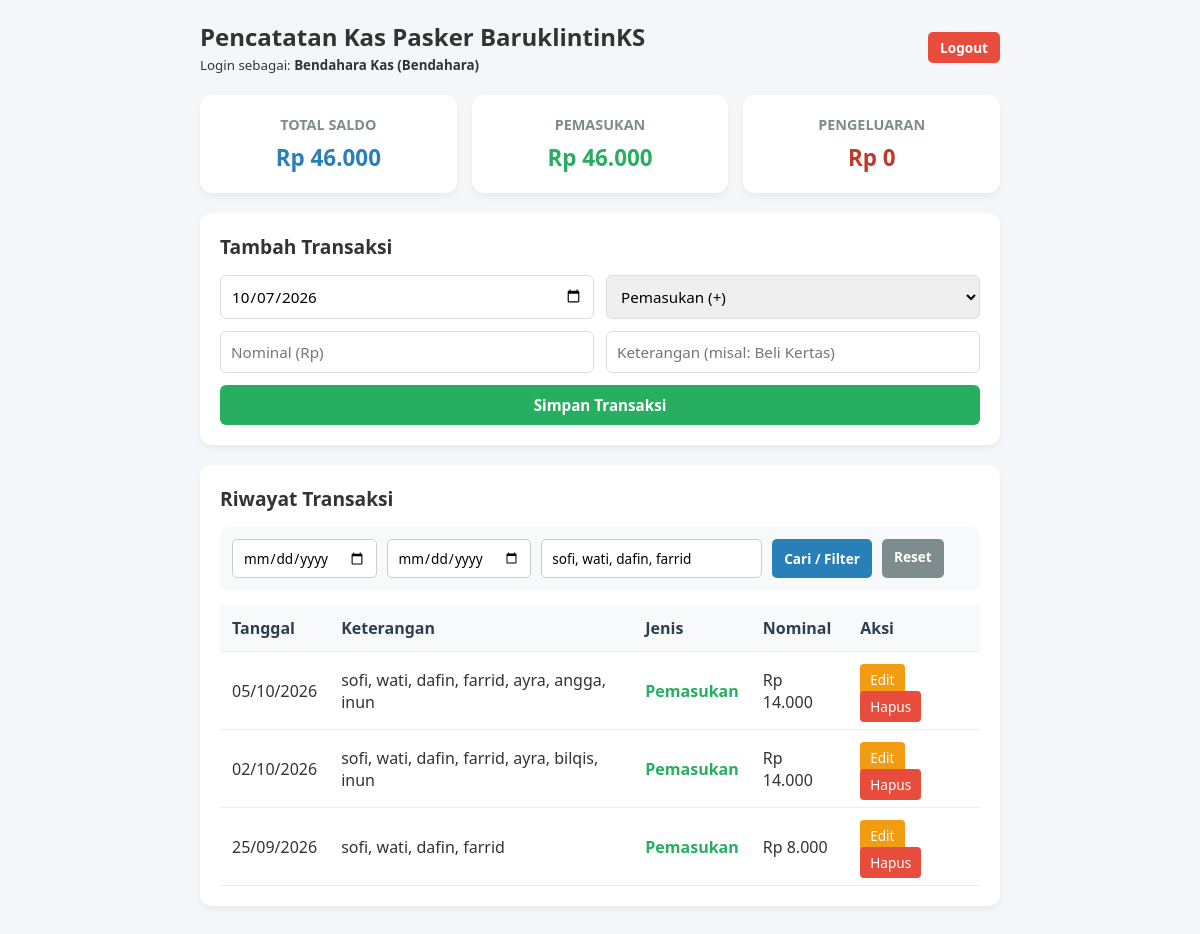
The page /index.php?keyword=sofi, wati, dafin, farrid (signed in) on the database its author committed.
### tables this page shows
CREATE TABLE `transaksi` (
  `id` int(11) NOT NULL,
  `tanggal` date NOT NULL,
  `jenis` enum('masuk','keluar') NOT NULL,
  `nominal` decimal(12,2) NOT NULL,
  `keterangan` text NOT NULL,
  `created_at` timestamp NOT NULL DEFAULT current_timestamp()
);

### index.php (the view, shortened to what this page needs)
<?php
include 'koneksi.php';
$role_user = $_SESSION['role'];
$where = [];
if (!empty($_GET['keyword'])) {
    $keyword = mysqli_real_escape_string($koneksi, $_GET['keyword']);
    $where[] = "keterangan LIKE '%$keyword%'";
}
$query_where = count($where) > 0 ? "WHERE " . implode(" AND ", $where) : "";
$query_masuk  = mysqli_query($koneksi, "SELECT SUM(nominal) AS total FROM transaksi WHERE jenis='masuk'");
$data_masuk   = mysqli_fetch_assoc($query_masuk);
$total_masuk  = $data_masuk['total'] ?? 0;
$query_keluar = mysqli_query($koneksi, "SELECT SUM(nominal) AS total FROM transaksi WHERE jenis='keluar'");
$data_keluar  = mysqli_fetch_assoc($query_keluar);
$total_keluar = $data_keluar['total'] ?? 0;
$total_saldo  = $total_masuk - $total_keluar;
$transaksi = mysqli_query($koneksi, "SELECT * FROM transaksi $query_where ORDER BY tanggal DESC, id DESC");
?>
<!DOCTYPE html>
<html lang="id">
<head>
</head>
<body>
    <div class="container">
        <div class="header">
            <div>
                <h1 style="font-size: 1.5rem;">Pencatatan Kas Pasker BaruklintinKS</h1>
                <small>Login sebagai: <b><?= $_SESSION['nama_lengkap']; ?> (<?= ucfirst($role_user); ?>)</b></small>
            </div>
            <a href="logout.php" class="btn-logout">Logout</a>
        </div>
        <div class="summary-box">
            <div class="card">
                <h3>TOTAL SALDO</h3>
                <p class="saldo">Rp <?= number_format($total_saldo, 0, ',', '.'); ?></p>
            </div>
            <div class="card">
                <h3>PEMASUKAN</h3>
                <p class="pemasukan">Rp <?= number_format($total_masuk, 0, ',', '.'); ?></p>
            </div>
            <div class="card">
                <h3>PENGELUARAN</h3>
                <p class="pengeluaran">Rp <?= number_format($total_keluar, 0, ',', '.'); ?></p>
            </div>
        </div>
        <?php if ($role_user == 'bendahara') : ?>
            <div class="content-box">
                <h2 style="margin-bottom: 15px; font-size: 1.2rem;">Tambah Transaksi</h2>
                <form action="" method="POST" class="form-input">
                    <input type="date" name="tanggal" value="<?= date('Y-m-d'); ?>" required>
                    <select name="jenis" required>
                        <option value="masuk">Pemasukan (+)</option>
                    </select>
                    <input type="number" name="nominal" placeholder="Nominal (Rp)" required>
                    <input type="text" name="keterangan" placeholder="Keterangan (misal: Beli Kertas)" required>
                    <button type="submit" name="tambah">Simpan Transaksi</button>
                </form>
            </div>
        <?php endif; ?>
        <div class="content-box">
            <h2 style="margin-bottom: 15px; font-size: 1.2rem;">Riwayat Transaksi</h2>
            <form action="" method="GET" class="filter-box">
                <input type="date" name="tgl_mulai" value="<?= $_GET['tgl_mulai'] ?? ''; ?>">
                <input type="date" name="tgl_selesai" value="<?= $_GET['tgl_selesai'] ?? ''; ?>">
                <input type="text" name="keyword" placeholder="Cari keterangan..." value="<?= $_GET['keyword'] ?? ''; ?>">
                <button type="submit" class="btn-filter">Cari / Filter</button>
                <a href="index.php" class="btn-reset">Reset</a>
            </form>
            <table>
                <thead>
                    <tr>
                        <th>Tanggal</th>
                        <th>Keterangan</th>
                        <th>Jenis</th>
                        <th>Nominal</th>
                        <?php if ($role_user == 'bendahara') : ?>
                            <th>Aksi</th>
                        <?php endif; ?>
                    </tr>
                </thead>
                <tbody>
                    <?php if (mysqli_num_rows($transaksi) > 0) : ?>
                        <?php while ($row = mysqli_fetch_assoc($transaksi)) : ?>
                            <tr>
                                <td><?= date('d/m/Y', strtotime($row['tanggal'])); ?></td>
                                <td><?= htmlspecialchars($row['keterangan']); ?></td>
                                <td>
                                    <span style="color: <?= $row['jenis'] == 'masuk' ? '#27ae60' : '#c0392b'; ?>; font-weight: bold;">
                                        <?= $row['jenis'] == 'masuk' ? 'Pemasukan' : 'Pengeluaran'; ?>
                                    </span>
                                </td>
                                <td>Rp <?= number_format($row['nominal'], 0, ',', '.'); ?></td>
                                <?php if ($role_user == 'bendahara') : ?>
                                    <td>
                                        <button class="btn-edit" onclick="bukaModalEdit(<?= htmlspecialchars(json_encode($row)); ?>)">Edit</button>
                                        <a href="index.php?hapus=<?= $row['id']; ?>" class="btn-delete" onclick="return confirm('Yakin ingin menghapus?')">Hapus</a>
                                    </td>
                                <?php endif; ?>
                            </tr>
                        <?php endwhile; ?>
                    <?php else : ?>
                        <tr>
                            <td colspan="5" style="text-align: center; color: #7f8c8d;">Data tidak ditemukan.</td>
                        </tr>
                    <?php endif; ?>
                </tbody>
            </table>
        </div>
    </div>
</body>
</html>

### index.php (style rules this page uses)
* { box-sizing: border-box; font-family: 'Segoe UI', Tahoma, Geneva, Verdana, sans-serif; margin: 0; padding: 0; }
body { background-color: #f4f6f9; padding: 20px; color: #333; }
.container { max-width: 800px; margin: 0 auto; }
.header { display: flex; justify-content: space-between; align-items: center; margin-bottom: 20px; }
.btn-logout { background: #e74c3c; color: white; text-decoration: none; padding: 6px 12px; border-radius: 5px; font-weight: bold; font-size: 0.85rem; }
.summary-box { display: flex; gap: 15px; margin-bottom: 20px; }
.card { flex: 1; background: white; padding: 20px; border-radius: 12px; box-shadow: 0 4px 6px rgba(0,0,0,0.05); text-align: center; }
.card h3 { font-size: 0.9rem; color: #7f8c8d; margin-bottom: 8px; }
.card p { font-size: 1.4rem; font-weight: bold; }
.saldo { color: #2980b9; }
.pemasukan { color: #27ae60; }
.pengeluaran { color: #c0392b; }
.content-box { background: white; padding: 20px; border-radius: 12px; box-shadow: 0 4px 6px rgba(0,0,0,0.05); margin-bottom: 20px; }
form.form-input { display: grid; grid-template-columns: 1fr 1fr; gap: 12px; }
form.form-input input, form.form-input select, form.form-input button { padding: 10px; border: 1px solid #ddd; border-radius: 6px; font-size: 0.95rem; }
form.form-input button { grid-column: span 2; background: #27ae60; color: white; border: none; font-weight: bold; cursor: pointer; }
.filter-box { display: flex; flex-wrap: wrap; gap: 10px; margin-bottom: 15px; background: #f8f9fa; padding: 12px; border-radius: 8px; }
.filter-box input { padding: 8px 10px; border: 1px solid #ccc; border-radius: 5px; font-size: 0.85rem; }
.btn-filter { background: #2980b9; color: white; border: none; padding: 8px 12px; border-radius: 5px; cursor: pointer; font-weight: bold; font-size: 0.85rem; }
.btn-reset { background: #7f8c8d; color: white; border: none; padding: 8px 12px; border-radius: 5px; text-decoration: none; font-size: 0.85rem; font-weight: bold; }
table { width: 100%; border-collapse: collapse; margin-top: 10px; }
table th, table td { padding: 12px; text-align: left; border-bottom: 1px solid #eee; }
table th { background-color: #f8f9fa; color: #2c3e50; }
.btn-edit { background: #f39c12; color: white; border: none; padding: 6px 10px; border-radius: 4px; cursor: pointer; font-size: 0.85rem; margin-right: 4px; }
.btn-delete { background: #e74c3c; color: white; border: none; padding: 6px 10px; border-radius: 4px; cursor: pointer; text-decoration: none; font-size: 0.85rem; }

### rows shown on the page
transaksi: tanggal "05/10/2026", keterangan "sofi, wati, dafin, farrid, ayra, angga, inun", jenis "Pemasukan", nominal "14.000"
transaksi: tanggal "02/10/2026", keterangan "sofi, wati, dafin, farrid, ayra, bilqis, inun", jenis "Pemasukan", nominal "14.000"
transaksi: tanggal "25/09/2026", keterangan "sofi, wati, dafin, farrid", jenis "Pemasukan", nominal "8.000"

### other values the page prints
$_SESSION['nama_lengkap'] "Bendahara Kas"
$role_user "Bendahara"
$total_saldo "46.000"
$total_masuk "46.000"
$total_keluar "0"
